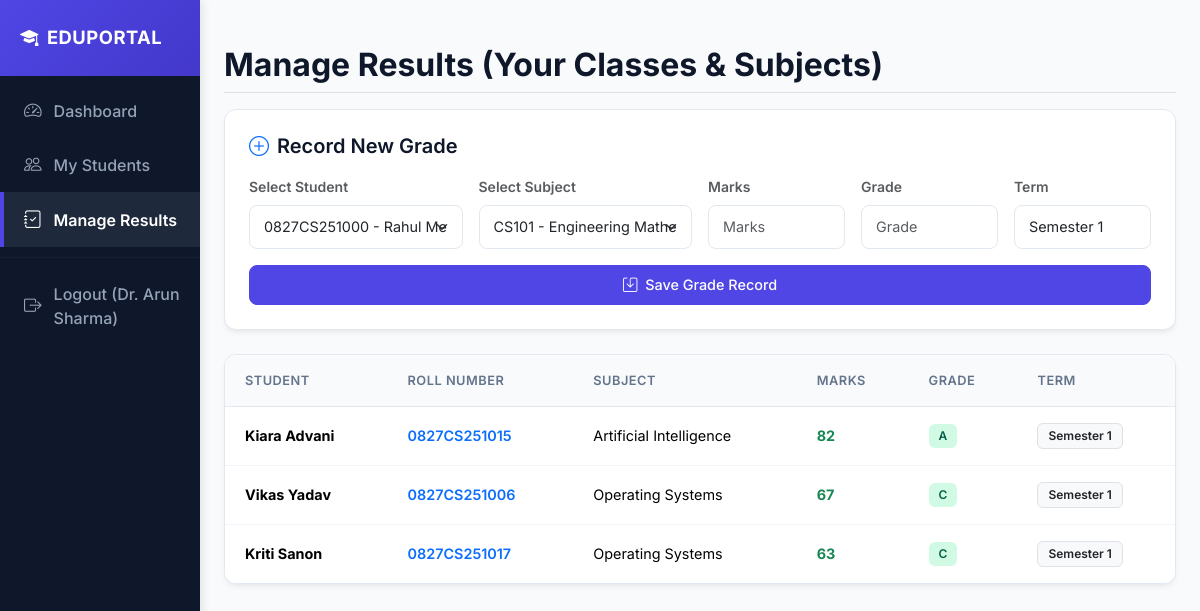
The page /teacher_results.php (signed in) on the database its author committed.
### tables this page shows
CREATE TABLE results (
  id INT AUTO_INCREMENT PRIMARY KEY,
  student_id INT,
  subject_id INT,
  marks INT,
  grade VARCHAR(10),
  term VARCHAR(50),
  created_at TIMESTAMP DEFAULT CURRENT_TIMESTAMP,
  FOREIGN KEY (student_id) REFERENCES students(id) ON DELETE CASCADE,
  FOREIGN KEY (subject_id) REFERENCES subjects(id) ON DELETE CASCADE
);

CREATE TABLE students (
  id INT AUTO_INCREMENT PRIMARY KEY,
  user_id INT DEFAULT NULL UNIQUE,
  roll_no VARCHAR(50),
  name VARCHAR(150),
  class VARCHAR(50),
  section VARCHAR(20),
  created_at TIMESTAMP DEFAULT CURRENT_TIMESTAMP,
  FOREIGN KEY (user_id) REFERENCES users(id) ON DELETE SET NULL
);

CREATE TABLE subjects (
  id INT AUTO_INCREMENT PRIMARY KEY,
  code VARCHAR(50),
  title VARCHAR(200)
);

### config/db.php (called while the page is built, shortened)
<?php
function esc($v){ return htmlspecialchars(trim($v), ENT_QUOTES, 'UTF-8'); }
?>

### teacher_results.php (the view, shortened to what this page needs)
<?php
require_once 'includes/header.php';
$stmt = $conn->prepare('SELECT DISTINCT class FROM teacher_assignments WHERE teacher_id=?');
$stmt->bind_param('i',$user['id']);
$stmt->execute();
$res1 = $stmt->get_result();
$classes = [];
while($c=$res1->fetch_assoc()) $classes[]=$c['class'];
$stmt2 = $conn->prepare('SELECT DISTINCT subject_id FROM teacher_assignments WHERE teacher_id=? AND subject_id IS NOT NULL');
$stmt2->bind_param('i',$user['id']);
$stmt2->execute();
$res2 = $stmt2->get_result();
$subjects_allowed = [];
while($s=$res2->fetch_assoc()) $subjects_allowed[]=$s['subject_id'];
$esc = array_map(function($v) use($conn){ return "'" . $conn->real_escape_string($v) . "'"; }, $classes);
$in = implode(',', $esc);
$students = $conn->query("SELECT id,roll_no,name,class FROM students WHERE class IN ($in)")->fetch_all(MYSQLI_ASSOC);
if(!empty($subjects_allowed)){
    $sub_in = implode(',', array_map('intval',$subjects_allowed));
    $subjects = $conn->query("SELECT * FROM subjects WHERE id IN ($sub_in)")->fetch_all(MYSQLI_ASSOC);
} else {
    $subjects = [];
}
$allowed_subjects_sql = empty($subjects_allowed) ? "0" : implode(',', array_map('intval',$subjects_allowed));
$results = $conn->query("
SELECT r.*, s.roll_no, s.name AS student_name, sub.title AS subject_title
FROM results r
JOIN students s ON r.student_id=s.id
JOIN subjects sub ON r.subject_id=sub.id
WHERE s.class IN ($in) AND r.subject_id IN ($allowed_subjects_sql)
ORDER BY r.created_at DESC
")->fetch_all(MYSQLI_ASSOC);
?>
<!doctype html>
<html>
<head>
  <link href="https://cdn.jsdelivr.net/npm/bootstrap@5.3.2/dist/css/bootstrap.min.css" rel="stylesheet">
  <link rel="stylesheet" href="https://cdn.jsdelivr.net/npm/bootstrap-icons@1.11.2/font/bootstrap-icons.min.css">
  <link rel="stylesheet" href="style.css">
</head>
<body>
  <div class="container-fluid">
    <div class="row">
      <?php include 'includes/sidebar.php'; ?>
      <main class="col-md-9 ms-sm-auto col-lg-10 px-md-4">
        <div class="d-flex justify-content-between align-items-center pt-3 pb-2 mb-3 border-bottom">
          <h2 class="h2 page-title mb-0">Manage Results (Your Classes & Subjects)</h2>
        </div>
        <div class="card p-4 mb-4">
          <h5 class="card-title mb-3"><i class="bi bi-plus-circle text-primary me-2"></i>Record New Grade</h5>
          <form method="post" class="row g-3 align-items-end">
            <div class="col-md-3">
              <label class="form-label small fw-semibold text-muted">Select Student</label>
              <select name="student_id" class="form-select">
                <?php foreach($students as $s): ?>
                  <option value="<?=$s['id']?>"><?=$s['roll_no']?> - <?=$s['name']?></option>
                <?php endforeach; ?>
              </select>
            </div>
            <div class="col-md-3">
              <label class="form-label small fw-semibold text-muted">Select Subject</label>
              <select name="subject_id" class="form-select">
                <?php foreach($subjects as $sub): ?>
                  <option value="<?=$sub['id']?>"><?=$sub['code']?> - <?=$sub['title']?></option>
                <?php endforeach; ?>
              </select>
            </div>
            <div class="col-md-2">
              <label class="form-label small fw-semibold text-muted">Marks</label>
              <input name="marks" class="form-control" placeholder="Marks" required>
            </div>
            <div class="col-md-2">
              <label class="form-label small fw-semibold text-muted">Grade</label>
              <input name="grade" class="form-control" placeholder="Grade">
            </div>
            <div class="col-md-2">
              <label class="form-label small fw-semibold text-muted">Term</label>
              <input name="term" class="form-control" value="Semester 1">
            </div>
            <div class="col-12 mt-3">
              <button class="btn btn-primary w-100 py-2.5" name="save">
                <i class="bi bi-save me-1"></i> Save Grade Record
              </button>
            </div>
          </form>
        </div>
        <div class="table-container">
          <table class="table align-middle">
            <thead>
              <tr>
                <th>Student</th>
                <th>Roll Number</th>
                <th>Subject</th>
                <th>Marks</th>
                <th>Grade</th>
                <th>Term</th>
              </tr>
            </thead>
            <tbody>
              <?php foreach($results as $r): ?>
                <tr>
                  <td><strong><?=esc($r['student_name'])?></strong></td>
                  <td class="fw-semibold text-primary"><?=esc($r['roll_no'])?></td>
                  <td><?=esc($r['subject_title'])?></td>
                  <td><span class="fw-bold <?= $r['marks'] >= 40 ? 'text-success' : 'text-danger' ?>"><?=esc($r['marks'])?></span></td>
                  <td>
                    <span class="badge <?= $r['marks'] >= 40 ? 'badge-pass' : 'badge-fail' ?>">
                      <?=esc($r['grade'])?>
                    </span>
                  </td>
                  <td><span class="badge bg-light text-dark border"><?=esc($r['term'])?></span></td>
                </tr>
              <?php endforeach; ?>
            </tbody>
          </table>
        </div>
      </main>
    </div>
  </div>
</body>
</html>

### style.css (style rules this page uses)
:root { --bg-primary: #f8fafc; --text-main: #1e293b; --text-muted: #64748b; --sidebar-bg: #0f172a; --sidebar-hover: #1e293b; --primary: #4f46e5; --primary-hover: #4338ca; --border-color: #e2e8f0; --card-shadow: 0 4px 6px -1px rgb(0 0 0 / 0.05), 0 2px 4px -2px rgb(0 0 0 / 0.05); }
body { font-family: 'Inter', sans-serif; background-color: var(--bg-primary); color: var(--text-main); margin: 0; padding: 0; }
main { padding: 30px 40px; }
.page-title { font-weight: 700; color: var(--sidebar-bg); margin-bottom: 24px; }
.card { background-color: #ffffff; border: 1px solid var(--border-color); border-radius: 12px; box-shadow: var(--card-shadow); transition: transform 0.2s ease, box-shadow 0.2s ease; }
.card-title { font-weight: 600; color: var(--sidebar-bg); }
.form-control, .form-select { border-radius: 8px; border: 1px solid var(--border-color); padding: 10px 14px; font-size: 0.9rem; transition: border-color 0.2s ease, box-shadow 0.2s ease; }
.btn { border-radius: 8px; font-weight: 500; padding: 8px 16px; font-size: 0.9rem; transition: all 0.2s ease; }
.btn-primary { background-color: var(--primary); border-color: var(--primary); }
.table-container { background-color: #ffffff; border: 1px solid var(--border-color); border-radius: 12px; box-shadow: var(--card-shadow); overflow: hidden; margin-top: 20px; }
.table { margin-bottom: 0; }
.table th { background-color: #f8fafc; color: var(--text-muted); font-weight: 600; font-size: 0.8rem; text-transform: uppercase; letter-spacing: 0.5px; border-bottom: 1px solid var(--border-color); padding: 16px 20px; }
.table td { padding: 16px 20px; vertical-align: middle; border-bottom: 1px solid #f1f5f9; font-size: 0.9rem; }
.table tbody tr:last-child td { border-bottom: none; }
.badge { padding: 6px 10px; font-weight: 600; border-radius: 6px; font-size: 0.75rem; display: inline-block; }
.badge-pass { background-color: #d1fae5; color: #065f46; }

### rows shown on the page
results: student.name "Kiara Advani", student.roll_no "0827CS251015", subject.title "Artificial Intelligence", marks "82", grade "A", term "Semester 1"
results: student.name "Vikas Yadav", student.roll_no "0827CS251006", subject.title "Operating Systems", marks "67", grade "C", term "Semester 1"
results: student.name "Kriti Sanon", student.roll_no "0827CS251017", subject.title "Operating Systems", marks "63", grade "C", term "Semester 1"

### other values the page prints
$user['name'] "Dr. Arun Sharma"
form field student_id "0827CS251000 - Rahul Mehta"
form field subject_id "CS101 - Engineering Mathematics-I"
